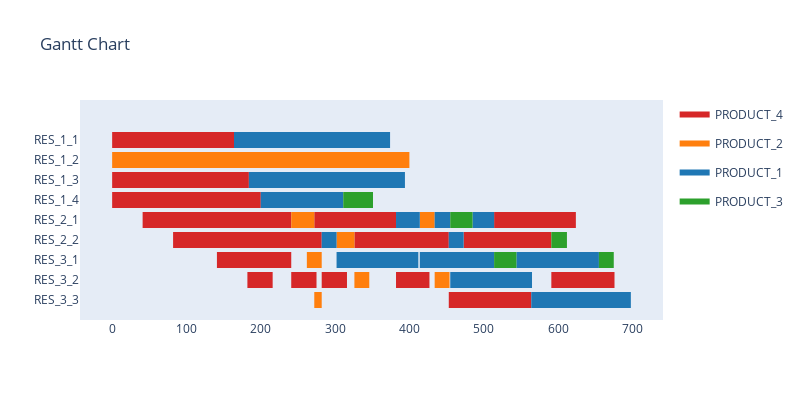

Notebook cell for this chart:
### Code cell
sim_automated.run(visualise=True, verbose=False, cleverInitialise=True)

### Figure 1 — Plotly figure (JSON) as saved in the notebook; plotly's stock layout.template omitted (floating-point values rounded to 4 significant figures)
{"data": [{"fill": "toself", "fillcolor": "rgb(214, 39, 40)", "hoverinfo": "name", "legendgroup": "rgb(214, 39, 40)", "mode": "none", "name": "PRODUCT_4", "showlegend": true, "type": "scatter", "x": [0, 41, 41, 0, 0, 0, 92, 92, 0, 0, 0, 100, 100, 0, 0, 41, 141, 141, 41, 41, 41, 82, 82, 41, 41, 82, 182, 182, 82, 82, 82, 123, 123, 82, 82, 92, 184, 184, 92, 92, 100, 200, 200, 100, 100, 123, 164, 164, 123, 123, 141, 241, 241, 141, 141, 141, 241, 241, 141, 141, 182, 282, 282, 182, 182, 182, 216, 216, 182, 182, 241, 275, 275, 241, 241, 272, 382, 382, 272, 272, 282, 316, 316, 282, 282, 326, 453, 453, 326, 326, 382, 427, 427, 382, 382, 453, 564, 564, 453, 453, 473, 591, 591, 473, 473, 514, 624, 624, 514, 514, 591, 642, 642, 591, 591, 642, 676, 676, 642], "y": [7.6, 7.6, 8.4, 8.4, null, 5.6, 5.6, 6.4, 6.4, null, 4.6, 4.6, 5.4, 5.4, null, 3.6, 3.6, 4.4, 4.4, null, 7.6, 7.6, 8.4, 8.4, null, 2.6, 2.6, 3.4, 3.4, null, 7.6, 7.6, 8.4, 8.4, null, 5.6, 5.6, 6.4, 6.4, null, 4.6, 4.6, 5.4, 5.4, null, 7.6, 7.6, 8.4, 8.4, null, 3.6, 3.6, 4.4, 4.4, null, 1.6, 1.6, 2.4, 2.4, null, 2.6, 2.6, 3.4, 3.4, null, 0.6, 0.6, 1.4, 1.4, null, 0.6, 0.6, 1.4, 1.4, null, 3.6, 3.6, 4.4, 4.4, null, 0.6, 0.6, 1.4, 1.4, null, 2.6, 2.6, 3.4, 3.4, null, 0.6, 0.6, 1.4, 1.4, null, -0.4, -0.4, 0.4, 0.4, null, 2.6, 2.6, 3.4, 3.4, null, 3.6, 3.6, 4.4, 4.4, null, 0.6, 0.6, 1.4, 1.4, null, 0.6, 0.6, 1.4, 1.4]}, {"fill": "toself", "fillcolor": "rgb(255, 127, 14)", "hoverinfo": "name", "legendgroup": "rgb(255, 127, 14)", "mode": "none", "name": "PRODUCT_2", "showlegend": true, "type": "scatter", "x": [0, 100, 100, 0, 0, 100, 200, 200, 100, 100, 200, 300, 300, 200, 200, 241, 262, 262, 241, 241, 262, 272, 272, 262, 262, 262, 282, 282, 262, 262, 272, 282, 282, 272, 272, 300, 400, 400, 300, 300, 302, 326, 326, 302, 302, 326, 346, 346, 326, 326, 414, 434, 434, 414, 414, 434, 454, 454, 434], "y": [6.6, 6.6, 7.4, 7.4, null, 6.6, 6.6, 7.4, 7.4, null, 6.6, 6.6, 7.4, 7.4, null, 3.6, 3.6, 4.4, 4.4, null, 3.6, 3.6, 4.4, 4.4, null, 1.6, 1.6, 2.4, 2.4, null, -0.4, -0.4, 0.4, 0.4, null, 6.6, 6.6, 7.4, 7.4, null, 2.6, 2.6, 3.4, 3.4, null, 0.6, 0.6, 1.4, 1.4, null, 3.6, 3.6, 4.4, 4.4, null, 0.6, 0.6, 1.4, 1.4]}, {"fill": "toself", "fillcolor": "rgb(31, 119, 180)", "hoverinfo": "name", "legendgroup": "rgb(31, 119, 180)", "mode": "none", "name": "PRODUCT_1", "showlegend": true, "type": "scatter", "x": [164, 274, 274, 164, 164, 184, 294, 294, 184, 184, 200, 311, 311, 200, 200, 274, 374, 374, 274, 274, 282, 302, 302, 282, 282, 294, 394, 394, 294, 294, 302, 412, 412, 302, 302, 382, 414, 414, 382, 382, 414, 514, 514, 414, 414, 434, 455, 455, 434, 434, 453, 473, 473, 453, 453, 455, 565, 565, 455, 455, 485, 514, 514, 485, 485, 544, 655, 655, 544, 544, 564, 698, 698, 564], "y": [7.6, 7.6, 8.4, 8.4, null, 5.6, 5.6, 6.4, 6.4, null, 4.6, 4.6, 5.4, 5.4, null, 7.6, 7.6, 8.4, 8.4, null, 2.6, 2.6, 3.4, 3.4, null, 5.6, 5.6, 6.4, 6.4, null, 1.6, 1.6, 2.4, 2.4, null, 3.6, 3.6, 4.4, 4.4, null, 1.6, 1.6, 2.4, 2.4, null, 3.6, 3.6, 4.4, 4.4, null, 2.6, 2.6, 3.4, 3.4, null, 0.6, 0.6, 1.4, 1.4, null, 3.6, 3.6, 4.4, 4.4, null, 1.6, 1.6, 2.4, 2.4, null, -0.4, -0.4, 0.4, 0.4]}, {"fill": "toself", "fillcolor": "rgb(44, 160, 44)", "hoverinfo": "name", "legendgroup": "rgb(44, 160, 44)", "mode": "none", "name": "PRODUCT_3", "showlegend": true, "type": "scatter", "x": [311, 331, 331, 311, 311, 331, 341, 341, 331, 331, 341, 351, 351, 341, 341, 455, 475, 475, 455, 455, 475, 485, 485, 475, 475, 514, 534, 534, 514, 514, 534, 544, 544, 534, 534, 591, 612, 612, 591, 591, 655, 675, 675, 655], "y": [4.6, 4.6, 5.4, 5.4, null, 4.6, 4.6, 5.4, 5.4, null, 4.6, 4.6, 5.4, 5.4, null, 3.6, 3.6, 4.4, 4.4, null, 3.6, 3.6, 4.4, 4.4, null, 1.6, 1.6, 2.4, 2.4, null, 1.6, 1.6, 2.4, 2.4, null, 2.6, 2.6, 3.4, 3.4, null, 1.6, 1.6, 2.4, 2.4]}, {"legendgroup": "rgb(214, 39, 40)", "marker": {"color": "rgb(214, 39, 40)", "opacity": 0, "size": 1}, "mode": "markers", "name": "", "showlegend": false, "text": [null, null, null, null, null, null, null, null, null, null, null, null, null, null, null, null, null, null, null, null, null, null, null, null, null, null, null, null, null, null, null, null, null, null, null, null, null, null, null, null, null, null, null, null, null, null, null, null], "type": "scatter", "x": [0, 41, 0, 92, 0, 100, 41, 141, 41, 82, 82, 182, 82, 123, 92, 184, 100, 200, 123, 164, 141, 241, 141, 241, 182, 282, 182, 216, 241, 275, 272, 382, 282, 316, 326, 453, 382, 427, 453, 564, 473, 591, 514, 624, 591, 642, 642, 676], "y": [8, 8, 6, 6, 5, 5, 4, 4, 8, 8, 3, 3, 8, 8, 6, 6, 5, 5, 8, 8, 4, 4, 2, 2, 3, 3, 1, 1, 1, 1, 4, 4, 1, 1, 3, 3, 1, 1, 0, 0, 3, 3, 4, 4, 1, 1, 1, 1]}, {"legendgroup": "rgb(255, 127, 14)", "marker": {"color": "rgb(255, 127, 14)", "opacity": 0, "size": 1}, "mode": "markers", "name": "", "showlegend": false, "text": [null, null, null, null, null, null, null, null, null, null, null, null, null, null, null, null, null, null, null, null, null, null, null, null], "type": "scatter", "x": [0, 100, 100, 200, 200, 300, 241, 262, 262, 272, 262, 282, 272, 282, 300, 400, 302, 326, 326, 346, 414, 434, 434, 454], "y": [7, 7, 7, 7, 7, 7, 4, 4, 4, 4, 2, 2, 0, 0, 7, 7, 3, 3, 1, 1, 4, 4, 1, 1]}, {"legendgroup": "rgb(31, 119, 180)", "marker": {"color": "rgb(31, 119, 180)", "opacity": 0, "size": 1}, "mode": "markers", "name": "", "showlegend": false, "text": [null, null, null, null, null, null, null, null, null, null, null, null, null, null, null, null, null, null, null, null, null, null, null, null, null, null, null, null, null, null], "type": "scatter", "x": [164, 274, 184, 294, 200, 311, 274, 374, 282, 302, 294, 394, 302, 412, 382, 414, 414, 514, 434, 455, 453, 473, 455, 565, 485, 514, 544, 655, 564, 698], "y": [8, 8, 6, 6, 5, 5, 8, 8, 3, 3, 6, 6, 2, 2, 4, 4, 2, 2, 4, 4, 3, 3, 1, 1, 4, 4, 2, 2, 0, 0]}, {"legendgroup": "rgb(44, 160, 44)", "marker": {"color": "rgb(44, 160, 44)", "opacity": 0, "size": 1}, "mode": "markers", "name": "", "showlegend": false, "text": [null, null, null, null, null, null, null, null, null, null, null, null, null, null, null, null, null, null], "type": "scatter", "x": [311, 331, 331, 341, 341, 351, 455, 475, 475, 485, 514, 534, 534, 544, 591, 612, 655, 675], "y": [5, 5, 5, 5, 5, 5, 4, 4, 4, 4, 2, 2, 2, 2, 3, 3, 2, 2]}], "layout": {"autosize": false, "height": 400, "hovermode": "closest", "showlegend": true, "title": {"text": "Gantt Chart"}, "width": 800, "xaxis": {"rangeselector": {"buttons": [{"count": 7, "label": "1w", "step": "day", "stepmode": "backward"}, {"count": 1, "label": "1m", "step": "month", "stepmode": "backward"}, {"count": 6, "label": "6m", "step": "month", "stepmode": "backward"}, {"count": 1, "label": "YTD", "step": "year", "stepmode": "todate"}, {"count": 1, "label": "1y", "step": "year", "stepmode": "backward"}, {"step": "all"}]}, "showgrid": false, "type": "linear", "zeroline": false}, "yaxis": {"autorange": false, "range": [-1, 10], "showgrid": false, "ticktext": ["RES_3_3", "RES_3_2", "RES_3_1", "RES_2_2", "RES_2_1", "RES_1_4", "RES_1_3", "RES_1_2", "RES_1_1"], "tickvals": [0, 1, 2, 3, 4, 5, 6, 7, 8], "zeroline": false}}}
